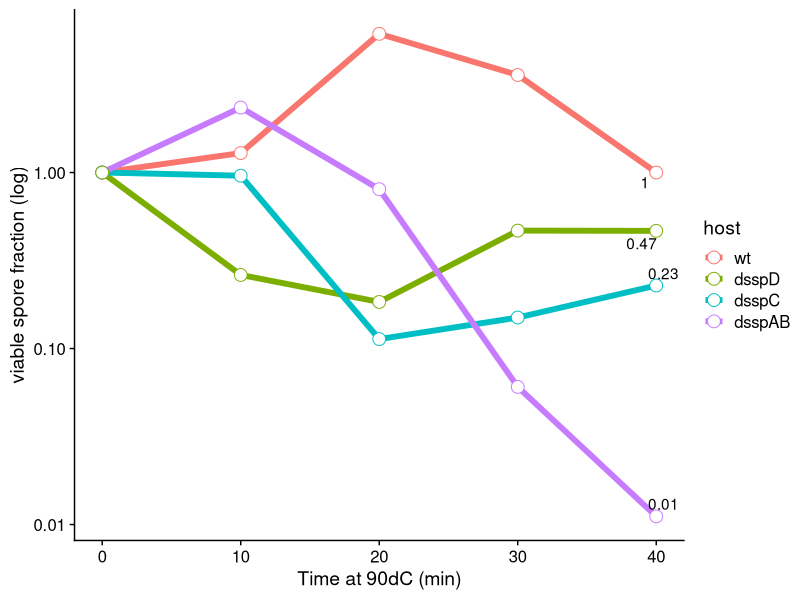
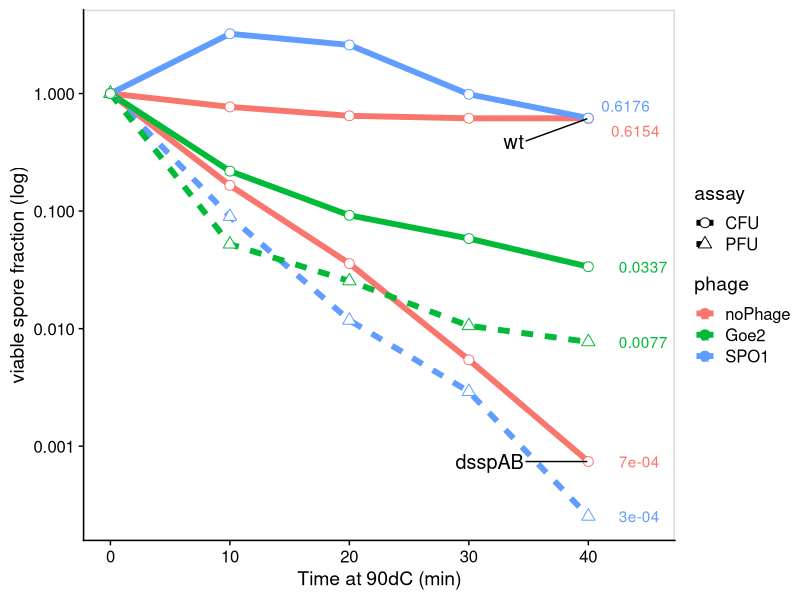
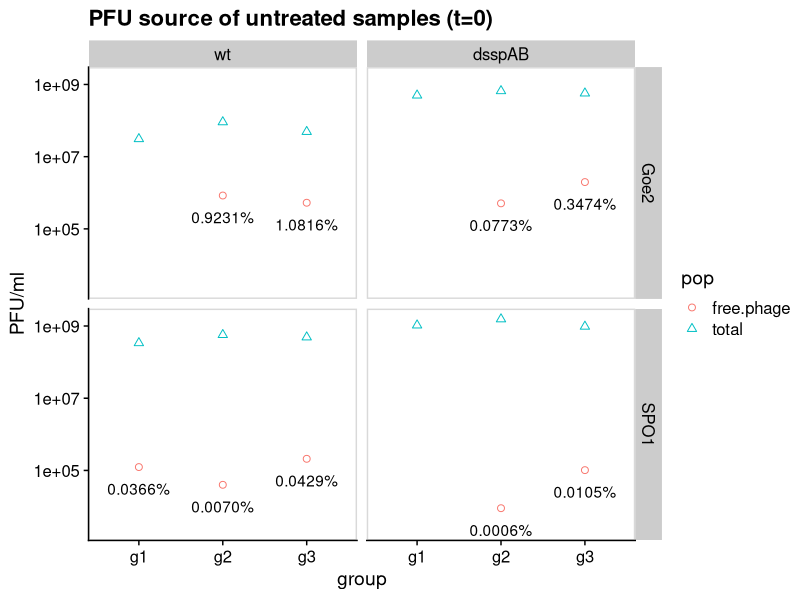
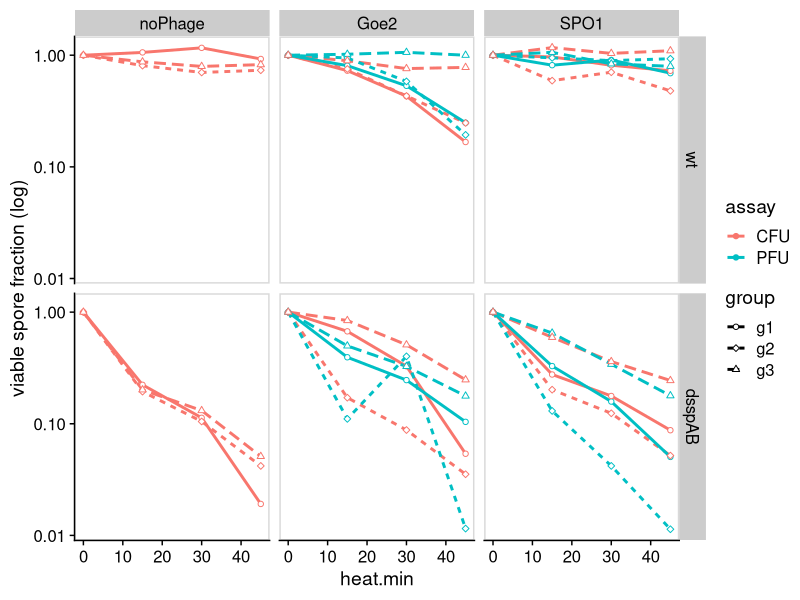
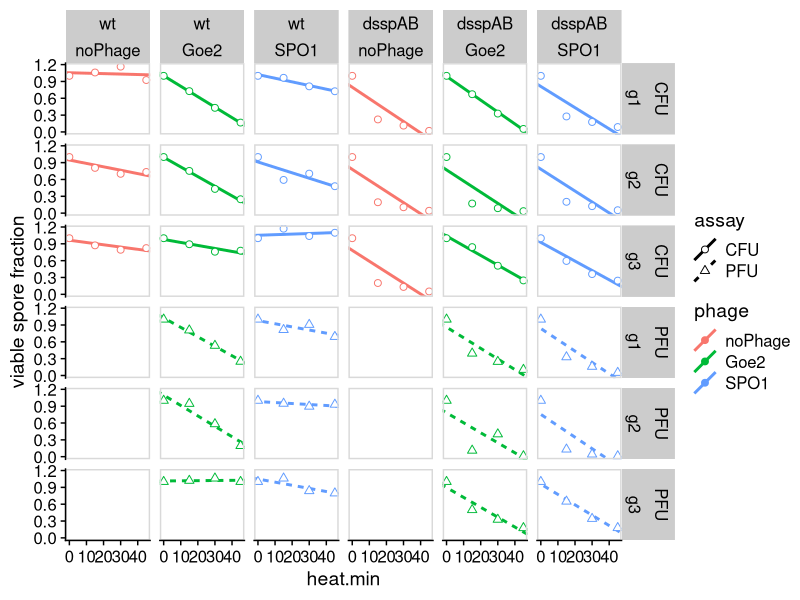
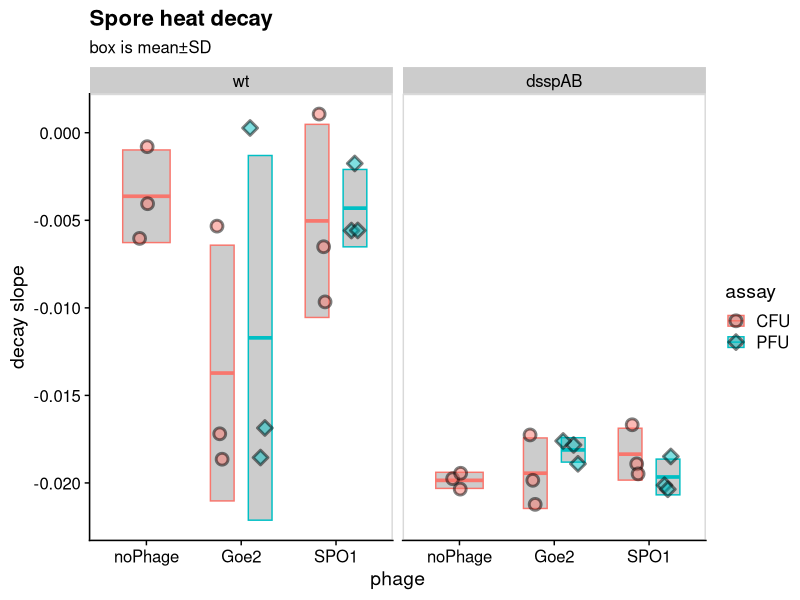
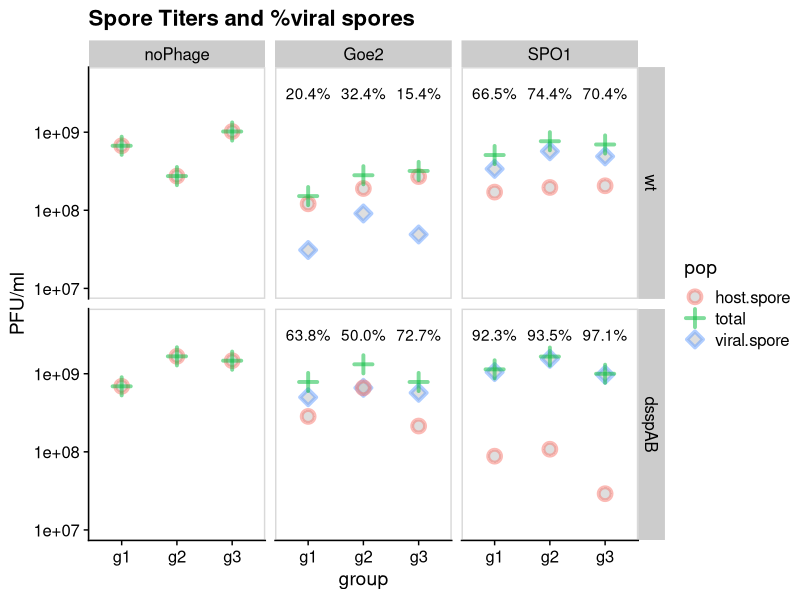
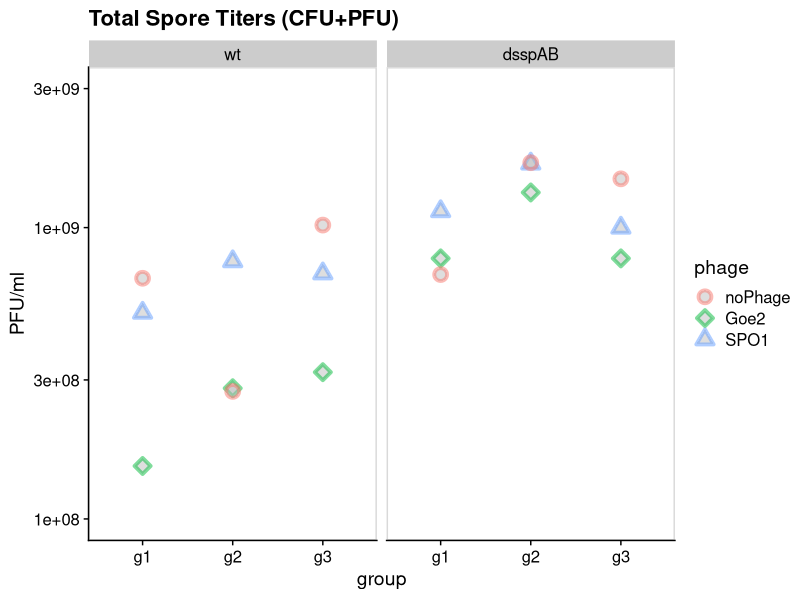

R code for these plots, in order:
## ---- chunk 1
library(tidyverse, quietly = T)
library(broom)
library(cowplot, quietly = T)
library(here)
library(ggrepel)
library(scales)
# set_here("../")

## ---- chunk 2
d <- read_csv(here("data","ssp_data.csv"))%>%
  mutate(group=str_replace(group, "group.","g"))
## ---- chunk 3
d%>%
  mutate(host=fct_rev(host))%>%
  filter(!filter)%>%
  filter(date==20200118)%>%
  #there are 4 rows with data marked as "TMC" (=Too Many to Count) 
  # these are coerced into NA
  mutate(counts=as.numeric(counts ))%>%
  mutate(no.ml = counts/(dilution*ml.plated))%>%
  # group_by(host)%>%
  mutate(perc = no.ml/no.ml[heat.min==0])%>%
  ggplot(aes(x=heat.min, y=perc))+
    # geom_smooth(aes(color=host),method = "lm", se=F, size=2)+
    geom_line(aes(color=host), size=2)+
    geom_point(aes(color=host),size=4, shape=21, fill="white")+
    geom_text_repel(data=.%>%filter(heat.min>35),aes(label=perc%>%round(digits = 2)))+
  scale_y_log10()+
  theme_cowplot()+
  ylab("viable spore fraction (log)")+
  xlab("Time at 90dC (min)")
## ---- chunk 4
d%>%
  mutate(phage=fct_relevel(phage,c("noPhage","Goe2", "SPO1")))%>%
  mutate(host=fct_rev(host))%>%
  filter(host=="wt"|host=="dsspAB")%>%
  filter(date!=20200118)%>%
  filter(!filter)%>%
  filter(group=="preliminary")%>%
  #there are 4 rows with data marked as "TMC" (=Too Many to Count) 
  # these are coerced into NA
  mutate(counts=as.numeric(counts ))%>%
  mutate(no.ml = counts/(dilution*ml.plated))%>%
  group_by(host,phage,assay, date)%>%
  mutate(perc = no.ml/no.ml[heat.min==0])%>%
  ggplot(aes(x=heat.min, y=perc))+
    geom_line(aes(group=interaction(date,assay, host),color=phage, linetype=assay), size=2)+
    geom_point(aes(group=interaction(date,assay, host),color=phage, shape=assay), size=3, fill="white")+
  scale_y_log10()+
  scale_shape_manual(values = c(21,24))+
      geom_text_repel(data=.%>%filter(heat.min>35),aes(x=heat.min+2,label=perc%>%round(digits = 4),color=phage), xlim = c(40, NA) )+
    geom_text_repel(data=.%>%filter(heat.min>35 & phage=="noPhage"),aes(label=host),size=5,xlim = c(NA,35), ylim = c(NA,log10(0.5)))+
  theme_cowplot()+
  panel_border()+
  ylab("viable spore fraction (log)")+
  xlab("Time at 90dC (min)")+
  xlim(0,45)
## ---- chunk 5
d%>%
  mutate(phage=fct_relevel(phage,c("noPhage","Goe2", "SPO1")))%>%
  mutate(host=fct_rev(host))%>%
  filter(host=="wt"|host=="dsspAB")%>%
  filter(group!="preliminary")%>%
  filter(heat.min==0)%>%
  filter(assay=="PFU")%>%
  #there are 4 rows with data marked as "TMC" (=Too Many to Count) 
  # these are coerced into NA
  mutate(counts=as.numeric(counts))%>%
  mutate(no.ml = counts/(dilution*ml.plated))%>%
  pivot_wider(id_cols = c("host","phage","group"), names_from="filter", values_from="no.ml")%>%
  rename(free.phage=`TRUE`, total=`FALSE`)%>%
    mutate(perc.free=percent(free.phage/total))%>%
  ggplot(aes(x=group))+
  geom_point(data = .%>%pivot_longer(c("total", "free.phage"),names_to="pop" , values_to="PFU.ml"), aes(y=PFU.ml, color=pop, shape=pop),size=2)+
  geom_text(aes(label=perc.free, y=free.phage/4))+
  scale_y_log10()+
  facet_grid(phage~host)+
  theme_cowplot()+
  scale_shape_manual(values = c(21,24))+
  panel_border()+
  ylab("PFU/ml")+
  ggtitle("PFU source of untreated samples (t=0)")
## ---- chunk 6
d%>%
  mutate(phage=fct_relevel(phage,c("noPhage","Goe2", "SPO1")))%>%
  mutate(host=fct_rev(host))%>%
  filter(host=="wt"|host=="dsspAB")%>%
  filter(!filter)%>%
  filter(group!="preliminary")%>%
  #there are 4 rows with data marked as "TMC" (=Too Many to Count) 
  # these are coerced into NA
  mutate(counts=as.numeric(counts ))%>%
  mutate(no.ml = counts/(dilution*ml.plated))%>%
  group_by(host,phage,assay, group)%>%
  mutate(perc = no.ml/no.ml[heat.min==0])%>%
  ggplot(aes(x=heat.min, y=perc))+
    geom_line(aes(color=assay, linetype=group),size=1)+
    geom_point(aes(color=assay, shape=group), size=1.5, fill="white")+
  scale_y_log10()+
  scale_shape_manual(values = c(21,23,24))+
    facet_grid(host~phage)+
  theme_cowplot()+
  panel_border()+
  ylab("viable spore fraction (log)")
## ---- chunk 7
d.lm <- 
d%>%
  mutate(phage=fct_relevel(phage,c("noPhage","Goe2", "SPO1")))%>%
  mutate(host=fct_rev(host))%>%
  filter(host=="wt"|host=="dsspAB")%>%
  filter(!filter)%>%
  filter(group!="preliminary")%>%
  #there are 4 rows with data marked as "TMC" (=Too Many to Count) 
  # these are coerced into NA
  mutate(counts=as.numeric(counts ))%>%
  mutate(no.ml = counts/(dilution*ml.plated))%>%
  group_by(host,phage,assay, group)%>%
  mutate(perc = no.ml/no.ml[heat.min==0]) %>%
   do(tidy(lm(perc~heat.min,.)))
  
  d.lm.estimates <- 
    d.lm%>%
    select(host,phage,assay,group,term,estimate)%>%
    pivot_wider(names_from = term, values_from = estimate)%>%
    rename(slope=heat.min, intercept=`(Intercept)`)
  
  
  d.slopes <- 
    filter(d.lm,term=="heat.min")

  d.lm
## ---- chunk 8
d%>%
  mutate(phage=fct_relevel(phage,c("noPhage","Goe2", "SPO1")))%>%
  mutate(host=fct_rev(host))%>%
  filter(host=="wt"|host=="dsspAB")%>%
  filter(!filter)%>%
  filter(group!="preliminary")%>%
  #there are 4 rows with data marked as "TMC" (=Too Many to Count) 
  # these are coerced into NA
  mutate(counts=as.numeric(counts ))%>%
  mutate(no.ml = counts/(dilution*ml.plated))%>%
  group_by(host,phage,assay, group)%>%
  mutate(perc = no.ml/no.ml[heat.min==0])%>%
  ggplot(aes(x=heat.min, y=perc))+
    geom_abline(data=d.lm.estimates,
                aes(slope=slope, intercept=intercept,
                    color=phage, linetype=assay),size=1)+
    geom_point(aes(color=phage, shape=assay), size=2, fill="white")+
  # scale_y_log10()+
  scale_shape_manual(values = c(21,24))+
    facet_grid(assay+group~host+phage)+
  theme_cowplot()+
  panel_border()+
  ylab("viable spore fraction")
## ---- chunk 9

sum.slopes <- 
d.slopes%>%
  group_by(host, phage,assay)%>%
  summarise(slope=mean(estimate), ymin=slope-sd(estimate), ymax=slope+sd(estimate))%>%
  rename(estimate=slope)

d.slopes%>%
  ggplot(aes(x=phage, y=estimate))+
  geom_crossbar(data=sum.slopes, aes(ymin=ymin, ymax=ymax, color=assay), fill="grey80", position = position_dodge(width=.8), width=.5)+
  geom_point(aes(fill=assay, shape=assay),size=3, alpha=0.5,stroke=1.5,
             position = position_jitterdodge(jitter.width = 0.2,
                                            jitter.height = 0))+
  scale_shape_manual(values = c(21,23))+
  theme_cowplot()+
  panel_border()+
  facet_wrap(~host,nrow = 1)+
  ylab("decay slope")+
  ggtitle("Spore heat decay","box is mean±SD")
  
## ---- chunk 10
  aov(estimate~host+phage+assay+group, d.slopes)%>%
  summary(.)
## ---- chunk 11
d%>%
  mutate(phage=fct_relevel(phage,c("noPhage","Goe2", "SPO1")))%>%
  mutate(host=fct_rev(host))%>%
  filter(host=="wt"|host=="dsspAB")%>%
  filter(group!="preliminary")%>%
  filter(!filter)%>%
  filter(heat.min==0)%>%
  #there are 4 rows with data marked as "TMC" (=Too Many to Count) 
  # these are coerced into NA
  mutate(counts=as.numeric(counts))%>%
  mutate(no.ml = counts/(dilution*ml.plated))%>%
  pivot_wider(id_cols = c("host","phage","group"), names_from="assay", values_from="no.ml")%>%
  rename(viral.spore=PFU, host.spore=CFU)%>%
  mutate(total=viral.spore+host.spore)%>%
    mutate(perc.viral=percent(viral.spore/total))%>%
  mutate(total=ifelse(is.na(total),host.spore,total ))%>%
  ggplot(aes(x=group))+
  geom_point(data = .%>%pivot_longer(c("viral.spore", "host.spore", "total"),names_to="pop" , values_to="no.ml"), aes(y=no.ml, color=pop, shape=pop),size=3, fill="grey",alpha=0.5, stroke=2)+
  geom_text(aes(label=perc.viral), y=9.5)+
  scale_y_log10(limits=c(1e7,5e9))+
  facet_grid(host~phage)+
  scale_shape_manual(values = c(21,3,23))+
  theme_cowplot()+
  panel_border()+
  ylab("PFU/ml")+
  ggtitle("Spore Titers and %viral spores")

## ---- chunk 12
d%>%
  mutate(phage=fct_relevel(phage,c("noPhage","Goe2", "SPO1")))%>%
  mutate(host=fct_rev(host))%>%
  filter(host=="wt"|host=="dsspAB")%>%
  filter(group!="preliminary")%>%
  filter(!filter)%>%
  filter(heat.min==0)%>%
  #there are 4 rows with data marked as "TMC" (=Too Many to Count) 
  # these are coerced into NA
  mutate(counts=as.numeric(counts))%>%
  mutate(no.ml = counts/(dilution*ml.plated))%>%
  pivot_wider(id_cols = c("host","phage","group"), names_from="assay", values_from="no.ml")%>%
  rename(viral.spore=PFU, host.spore=CFU)%>%
  mutate(total=viral.spore+host.spore)%>%
    mutate(perc.viral=percent(viral.spore/total))%>%
  mutate(total=ifelse(is.na(total),host.spore,total ))%>%
  ggplot(aes(x=group, y=total))+
  geom_point(aes(color=phage, shape=phage),size=3, fill="grey",alpha=0.5, stroke=2)+
  # geom_text(aes(label=perc.viral), y=9.5)+
  scale_y_log10(limits=c(1e8,3e9))+
  facet_grid(.~host)+
  scale_shape_manual(values = c(21,23,24))+
  theme_cowplot()+
  panel_border()+
  ylab("PFU/ml")+
  ggtitle("Total Spore Titers (CFU+PFU)")

## ---- chunk 13
d%>%
  mutate(phage=fct_relevel(phage,c("noPhage","Goe2", "SPO1")))%>%
  mutate(host=fct_rev(host))%>%
  filter(host=="wt"|host=="dsspAB")%>%
  filter(group!="preliminary")%>%
  filter(!filter)%>%
  filter(heat.min==0)%>%
  #there are 4 rows with data marked as "TMC" (=Too Many to Count) 
  # these are coerced into NA
  mutate(counts=as.numeric(counts))%>%
  mutate(no.ml = counts/(dilution*ml.plated))%>%
  pivot_wider(id_cols = c("host","phage","group"), names_from="assay", values_from="no.ml")%>%
  rename(viral.spore=PFU, host.spore=CFU)%>%
  mutate(total=viral.spore+host.spore)%>%
    mutate(perc.viral= viral.spore*100/total)%>%
  filter(phage!="noPhage")%>%
  ggplot(aes(x=host,y=perc.viral ))+
  geom_point(,size=3, fill="grey",alpha=0.5, stroke=2)+
  facet_grid(.~phage)+
  scale_shape_manual(values = c(21,3,23))+
  theme_cowplot()+
  panel_border()+
  ylab("Emtrapmet (% viral spores)")

